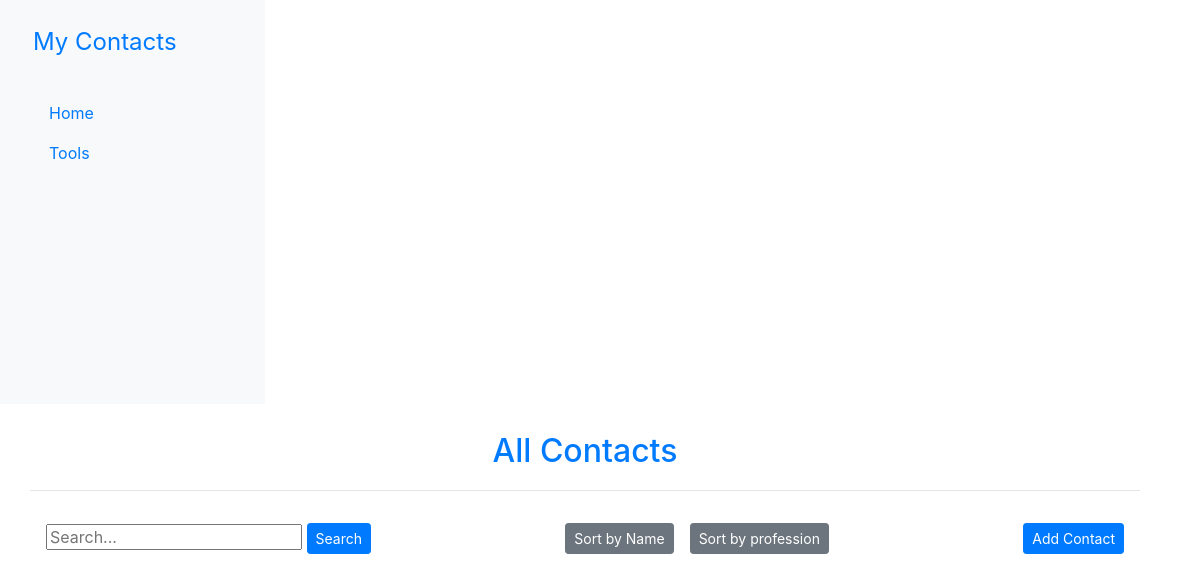
The app's page /, older data.
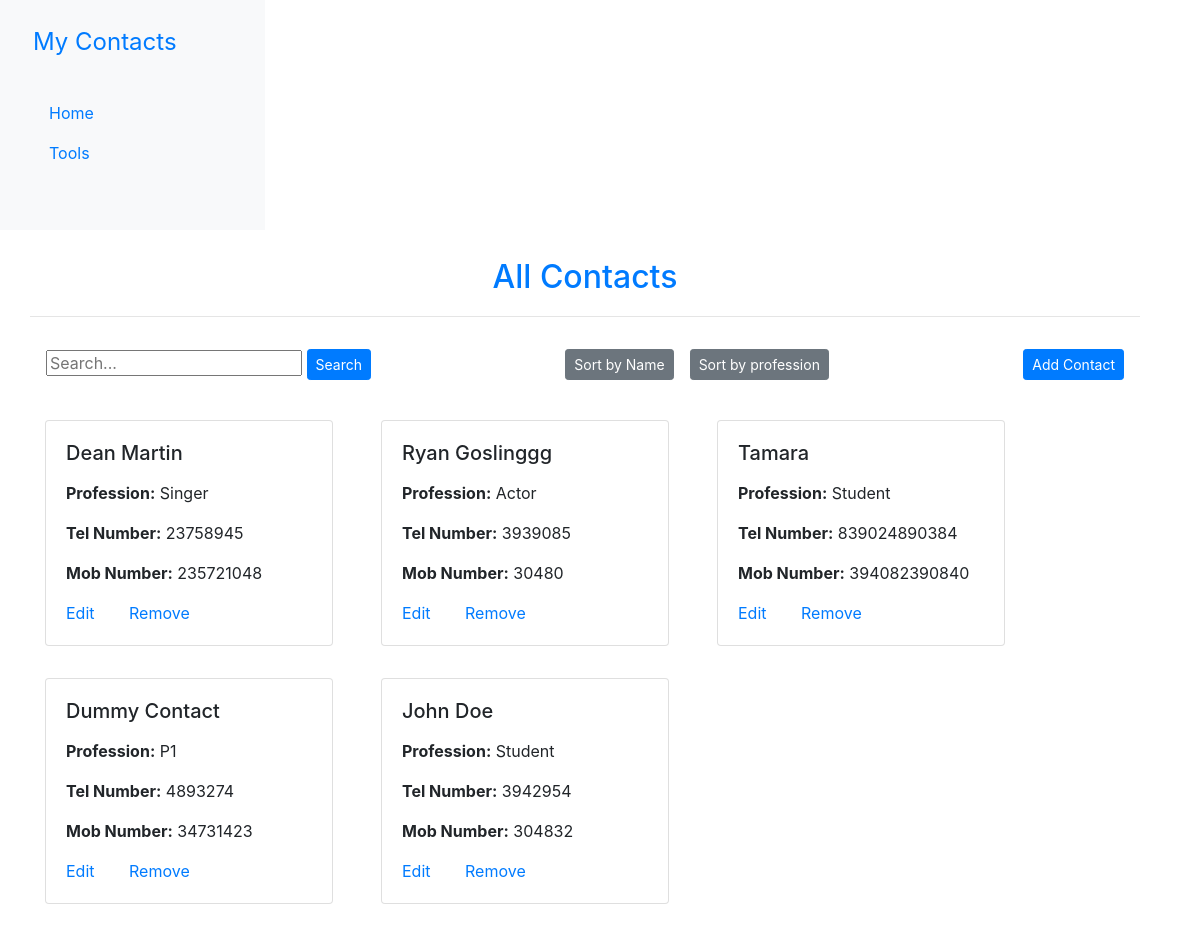
The same page, newer data.
### main/models.py (models this page shows, shortened)
class Contact(models.Model):
    name = models.CharField(max_length=100)
    profession = models.CharField(max_length=100)
    telephonNumber = models.CharField(max_length=100)
    mobileNumber = models.CharField(max_length=100)

### main/views.py (the view)
# urls.py: path("", views.contactList, name="contactList"),
def contactList(request):
  contacts = Contact.objects.all()
  context = {
    "contacts": contacts
  }
  return render(request, "contactList.html", context)

### main/templates/contactList.html (shortened to what this page needs)
{% extends 'base.html' %}
{% block content %}
    <h2 class="text-center p-1 text-primary">All Contacts</h2>
    <hr/>
    <div class="d-flex p-3 pb-4 align-items-center">
        <form action="{% url 'searchContacts' %}" method="get">
            <input class="h-100" type="text" name="search" placeholder="Search..." value="">
            <input class="btn btn-sm btn-primary" type="submit" value="Search">
        </form>
        <a class="ml-auto mr-3 btn btn-sm btn-secondary" href="{% url 'sortContacts' 'name' %}">Sort by Name</a>
        <a class="btn btn-sm btn-secondary" href="{% url 'sortContacts' 'profession' %}">Sort by profession</a>
        <div class="ml-auto">
            <a href="{% url 'createContact' %}"><button type="button" class="btn btn-sm btn-primary">Add Contact</button></a>
        </div>
    </div>
    <div class="container pb-5 d-flex flex-wrap">
        {% for contact in contacts %}
        <div class="card mt-3 mb-3 mr-5" style="width: 18rem;">
        <div class="card-body">
            <h5 class="card-title mb-3">{{ contact.name }}</h5>
            <p class="card-text"><span class="font-weight-bold">Profession:</span> {{ contact.profession }}</p>
            <p class="card-text"><span class="font-weight-bold">Tel Number:</span> {{ contact.telephonNumber }}</p>
            <p class="card-text"><span class="font-weight-bold">Mob Number:</span> {{ contact.mobileNumber }}</p>
            <a style="margin-right: 30px;" href="{% url 'editContact' contact.pk%}">Edit</a>
            <a style="margin-right: 30px;" href="{% url 'deleteContact' contact.pk%}">Remove</a>
        </div>
        </div>
        {% endfor %}
    </div>
{% endblock content %}

### main/templates/base.html (shortened to what this page needs)
<!DOCTYPE html>
<html>
   <head>
    <link rel="stylesheet" href="https://stackpath.bootstrapcdn.com/bootstrap/4.4.1/css/bootstrap.min.css">
  </head>
  <body>
    <div class="row w-100 vh-100">
      <div class="d-flex flex-column flex-shrink-0 p-4 bg-light" style="width: 280px;">
        <a href="/" style="font-size: 1.5rem;" class="d-flex align-items-center pl-4 mb-3 mb-md-0 me-md-auto link-dark text-decoration-none">
          My Contacts
        </a>
        <ul class="nav nav-pills flex-column mb-auto">
          <li class="nav-item pl-4">
            <a href="{% url 'contactList' %}" class="nav-link link-dark" aria-current="page">
              Home
            </a>
          </li>
          <li class="nav-item pl-4">
            <a href="{% url 'useTools' %}" class="nav-link link-dark">
              Tools
            </a>
          </li>
        </ul>
      </div>
      <div class="container pt-4">
        {% block content %}
        {% endblock content %}
      </div>
    </div>
  </body>
</html>

Row changes from the older to the newer data that the page shows:
added Contact: name "Dean Martin", profession "Singer", telephonNumber "23758945", mobileNumber "235721048"
added Contact: name "Ryan Goslinggg", profession "Actor", telephonNumber "3939085", mobileNumber "30480"
added Contact: name "Tamara", profession "Student", telephonNumber "839024890384", mobileNumber "394082390840"
added Contact: name "Dummy Contact", profession "P1", telephonNumber "4893274", mobileNumber "34731423"
added Contact: name "John Doe", profession "Student", telephonNumber "3942954", mobileNumber "304832"
